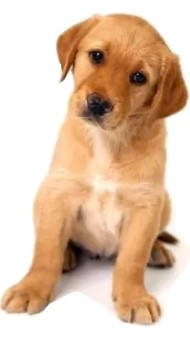
%> input picture MATLAB/Theory_related_docs/ImageProcessingChapter_HOG_Example/puppy.jpg, 190 x 337 px
$ octave HOG_Example_Circle.m   (GNU Octave 9; MATLAB toolbox functions it lacks are replaced by stand-ins)
%> lines starting %> are read from the running program, lines starting %| are printed output that depends on the picture
%% generate circle
clc; clear; close all;
%----------------------------------------------------------------
% circle using circle equation
% Define the circle parameters
% theta = linspace(0, 2*pi, 100); % Angle values
% r = 3; % Radius
% centroid = 1.5*r;
%
% x = centroid+ r * cos(theta); % X-coordinates
% y = centroid+ r * sin(theta); % Y-coordinates
% x = [x x(1)];
% y = [y y(1)];
%
% plot(x,y,'Color','r')
%----------------------------------------------------------------
% overlapping circles using rectangle
Circles_Amount = 4;
centroid = [2,2;
            2,4;
            4,2;
            4,4];
radius = 3;

RGB_MAX = 256;
colours = [1,0,0;
           0,1,0;
           0,0,1;
           1,1,0];
figure(1);
for i= 1:Circles_Amount
    rectangle('Position',[(centroid(i,:))-radius,[2,2]*radius],'Curvature',1,'FaceColor',colours(i,:),'EdgeColor',colours(i,:))
end
xlim([min(min(centroid))-1.5*radius,max(max(centroid))+1.5*radius]);
ylim([min(min(centroid))-1.5*radius,max(max(centroid))+1.5*radius]);

 set(gcf, 'Units', 'pixels', 'Position', [100, 100, 600,600]); % Fixed figure size
 set(gca, 'Units', 'pixels', 'Position', [50, 50, 500, 500]); % Fixed axes size
 set(gca,'XColor','none','YColor','none');
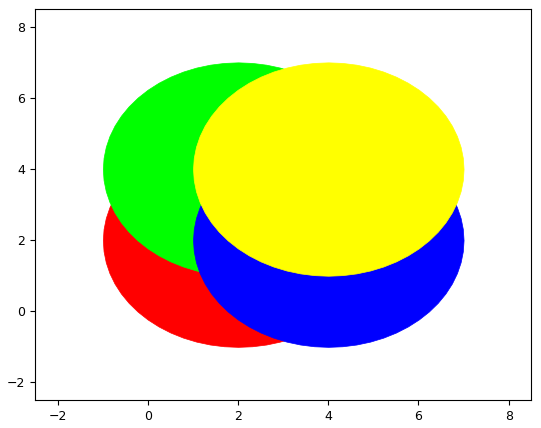
%> figure redrawn from the program's plot data
 ax = gca;

exportgraphics(ax,"Circle_Example.jpg");

%% Extract hog
close all
img_path = "puppy.jpg";

%img_path = "puppy.jpg";
img = imread(img_path);
%> img is the input picture: size 337x190x3 uint8; mean R, G, B 223.1, 193.6, 169.3
new_img = imresize(img,[128 64]*2);
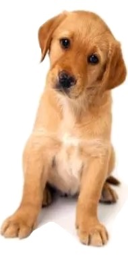
%> new_img: size 256x128x3 uint8; mean R, G, B 223.1, 193.6, 169.3

figure(3);
imshow(new_img)
hold on;
% Extract HOG features from the entire image (keeping spatial information)
cellSize = [1, 1]*8;   % Size of HOG cells

%> (the run ends here)
